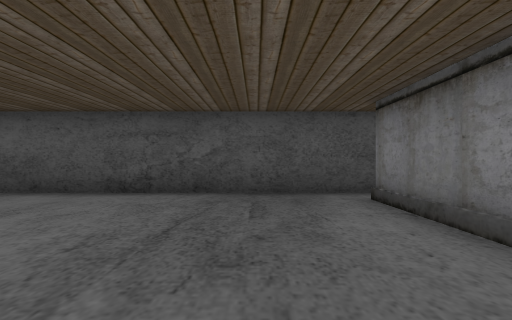
view 1 (above)

12 first-person views from a walk through a 3-D level made in the Unity game engine. The camera is 1.5 m above the floor, looks level and sees 80° across. The floor is counted in squares, 2 m on a side. Each view is taken from the middle of a square. On the plan, view 1 faces up. The plan holds only what a view shows up to about 10 squares ahead; the rest is blank. The place goes on beyond the plan.

view 2
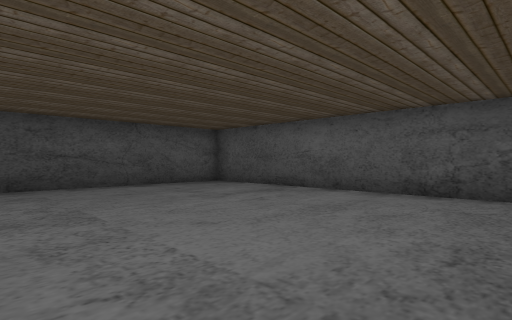

view 3
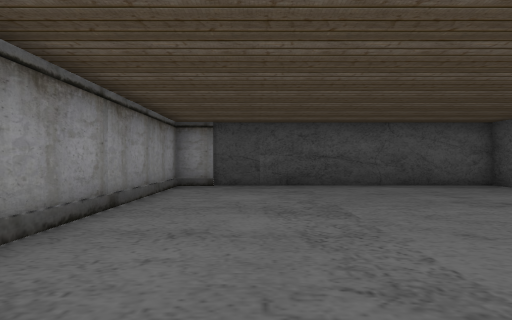

view 4
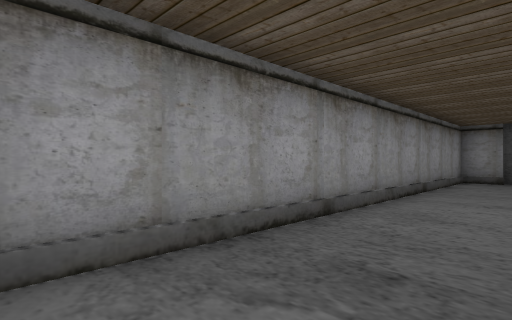

view 5
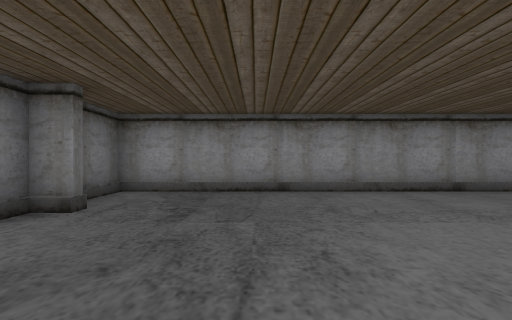

view 6
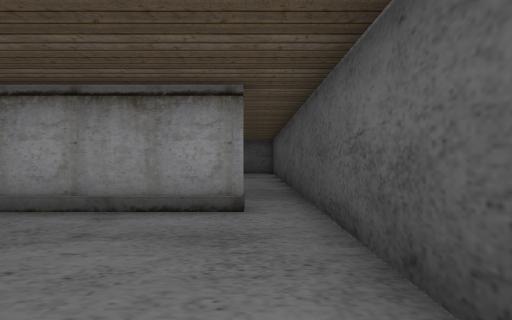

view 7
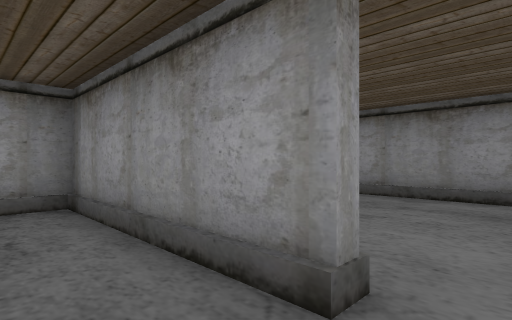

view 8
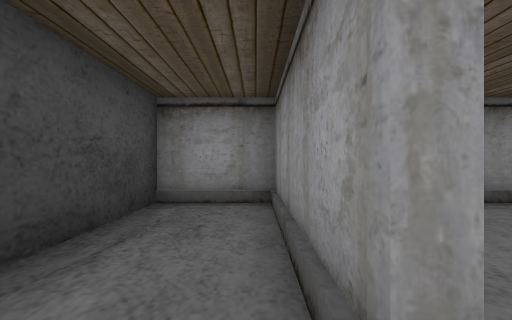

view 9
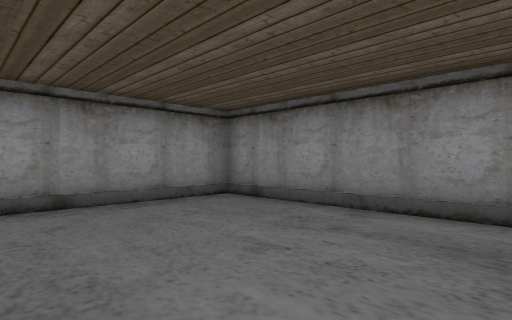

view 10
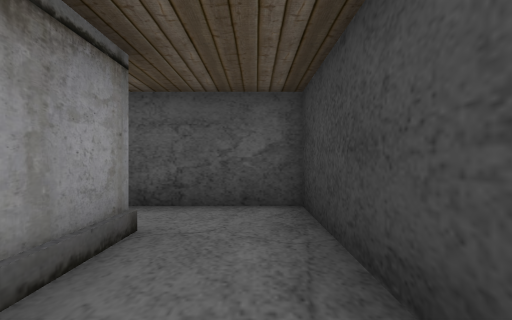

view 11
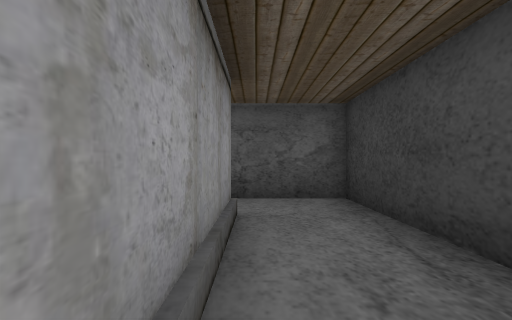

view 12
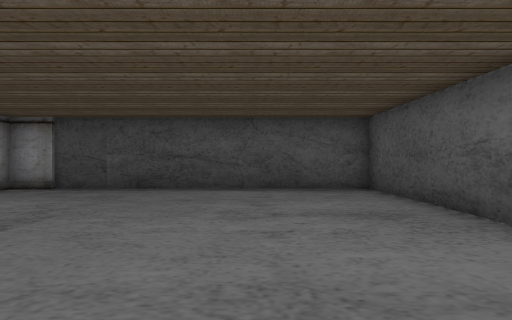

### Floor plan
Key: @ floor where view 1 was taken; # wall or solid block; . floor; / step, stairs or slope.
Columns run from 10 left of view 1 to 10 right of it. Each row starts with its distance up from view 1.
  7 #####################
  6 #...................#
  5 #...........#....#..#
  4 #...........#....#..#
  3 #...........#....#..#
  2 #...........#....#..#
  1 #...........##...#..#
  0 #.........@./########
 -1 #.........../#
 -2 #////////////#
 -3 ##############

Where each view was taken, in squares from view 1:
view 1: 0 up, 0 right, facing up
view 2: 0 up, 1 left, facing up-left
view 3: 0 up, 1 left, facing left
view 4: 0 up, 2 right, facing down-left
view 5: 5 up, 1 left, facing down
view 6: 6 up, 7 right, facing left
view 7: 6 up, 9 right, facing down-left
view 8: 6 up, 8 right, facing down
view 9: 6 up, 7 right, facing down-left
view 10: 2 up, 9 right, facing up
view 11: 1 up, 8 right, facing up
view 12: 4 up, 2 left, facing left
